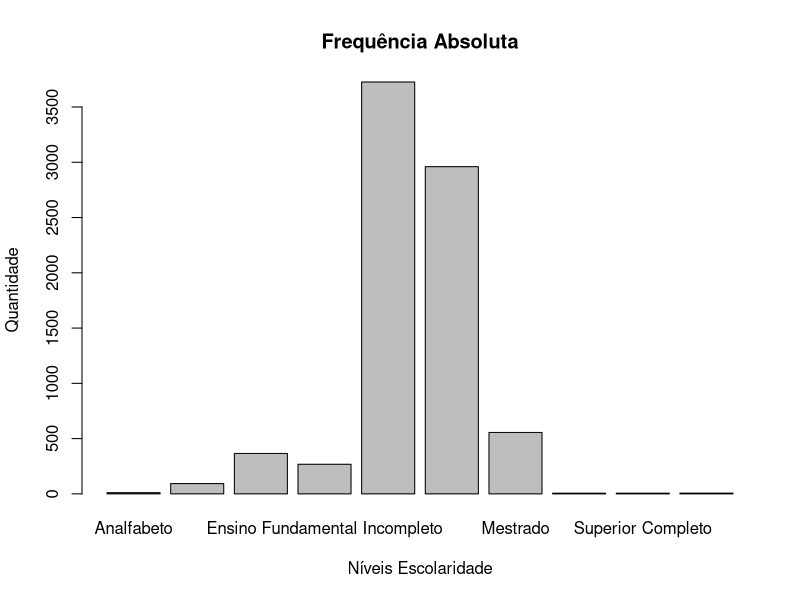

The R source for this figure:

# Definindo pasta de trabalho
setwd("C:/Users/Cerqueira/r_projects/analise_clientes/")

# Importando dataset
df <- read.csv("data/clientes_8000-1.csv",
                 sep=";",
                 dec=",",
                 fileEncoding = "latin1")

# Verificando primeiras linhas
head(df)

# Verificando colunas nulas ou em branco
colSums(is.na(df)|df=="")


# Estrutura dos dados 
str(df)
# idade             - quantitativa discreta
# classe_trabalho   - qualitativa nominal
# escolaridade      - qualitativa ordinal
# anos_estudo       - quantitativa discreta
# Estado_civil      - qualitativa nominal
# raça              - qualitativa nominal
# sexo              - qualitativa nominal
# uf                - qualitativa nominal
# regiao            - qualitativa nominal
# qtde_filho        - quantitativa discreta
# salário           - quantitativa continua 

# Verificando valores unicos
print(unique(df$classe_trabalho))

# Convertendo em factor 
df$classe_trabalho <- factor(df$classe_trabalho)


# Verificando valores unicos
print(unique(df$escolaridade))

# Convertendo em factor 
df$escolaridade <- factor(df$escolaridade)


# Verificando valores unicos
print(unique(df$Estado_civil))

# Convertendo em factor 
df$Estado_civil <- factor(df$Estado_civil)


# Verificando valores unicos
print(unique(df$raça))

# Convertendo em factor 
df$raça <- factor(df$raça)


# Verificando valores unicos
print(unique(df$sexo))

# Convertendo em factor 
df$sexo <- factor(df$sexo)


# Verificando valores unicos
print(unique(df$região))

# Convertendo em factor 
df$região <- factor(df$região)


# Verificando valores unicos
print(unique(df$UF))

# Convertendo em factor 
df$UF <- factor(df$UF)

# Verificando níveis 
levels(df$escolaridade)


# Verificando ultimas linhas
tail(df)

# Visualizando dados modo planilha
View(df)

# Análise macro dos dados
summary(df)


# Frequência absoluta
fa_escolaridade <- table(df$escolaridade)
fa_escolaridade

# Frequência relativa
fr_escolaridade <- prop.table(table(df$escolaridade))
fr_escolaridade

# Frequência percentual
fp_escolaridade <- fr_escolaridade*100
fp_escolaridade
round(fp_escolaridade,digits = 2)

# Moda
names(fa_escolaridade)[which.max(fa_escolaridade)]

barplot(fa_escolaridade,
        main="Frequência Absoluta",
        xlab="Níveis Escolaridade",
        ylab="Quantidade")
